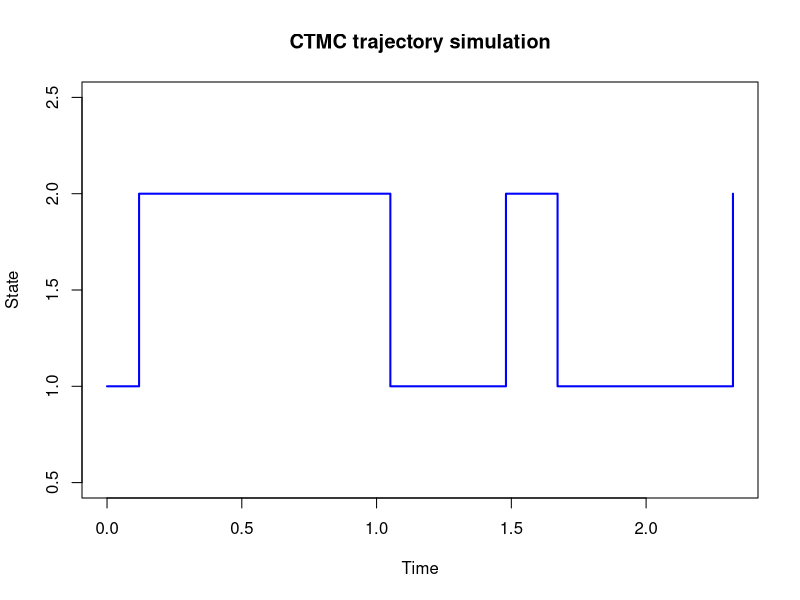

Write R code to recreate this figure.
## ---- chunk 1
library(MASS)
library(expm)
## ---- chunk 2
integrate(function(x) {1/x^2}, lower = 1, upper = Inf)
## ---- chunk 3
P <- matrix(c(0.4, 0.6,
              0.6, 0.4), nrow = 2, byrow = TRUE)
## ---- chunk 4
P2 <- P %*% P   # sì, il prodotto comprende i %
## ---- chunk 5
P_steady <- P
for(i in 1:10000) { P_steady <- P_steady %*% P }
print(P_steady)
## ---- chunk 6

# 1. Define the Rate Matrix Q
Q <- matrix(c(-3,  2,  1,
               4, -5,  1,
               1,  0, -1), nrow=3, byrow=TRUE)

# 2. Define the time t
t <- 2.5

# 3. Calculate P(t) = e^(Qt)
# proportional to probability of transition over time t
P_t <- expm(Q * t)
print(P_t)
## ---- chunk 7
get_state_probability <- function(Q, pi0, t) {
  
  P_t <- expm(Q * t)
  pi_t <- pi0 %*% P_t
  
  return(list(
    "Transition_Matrix_Pt" = P_t,
    "Final_Distribution_pi_t" = pi_t
  ))
}
number_row <- 3
Q <- matrix(c(-0.3,  0.2,  0.1,
               0.0, -0.5,  0.5,
               1.0,  0.0, -1.0), 
            nrow = number_row, byrow = TRUE)
pi0 <- c(0.5, 0.5, 0.0)
time <- 2.0
results <- get_state_probability(Q, pi0, time)

# Print the results nicely
print("--- THE TRANSITION MATRIX P(t) ---")
print("This shows the probabilities for ALL possible starting states:")
print(results$Transition_Matrix_Pt)
print("--- THE FINAL DISTRIBUTION pi(t) ---")
print("This is the specific probability for YOUR uncertain start:")
print(results$Final_Distribution_pi_t)
## ---- chunk 8

get_Q_matrix <- function(holding_times, P_embedded) {
     
     rates <- 1 / holding_times
     Lambda <- diag(rates)
     
     # Apply the Formula: Q = Lambda * (P - I)
     I <- diag(nrow(P_embedded))
     Q <- Lambda %*% (P_embedded - I)
    
     rownames(Q) <- rownames(P_embedded)
     colnames(Q) <- colnames(P_embedded)
     
     return(Q)
}

number_row = 3

# avg_times: Vector of average times spent in each state
avg_times <- c(3, 6, 12)
 
# P_embedded: The embedded transition matrix (probabilities of where to go next)
P_embedded <- matrix(c(0,   1/2, 1/2,
                       3/4, 0,   1/4,
                       1/4, 3/4, 0), 
                     nrow=number_row, byrow=TRUE)
 
# Label them for nicer output
states <- c("Rain", "Snow", "Clear")
rownames(P_embedded) <- states
colnames(P_embedded) <- states

# 2. Call the function
Q_result <- get_Q_matrix(avg_times, P_embedded)
 
# 3. Print the result (in fractions for easier checking)
print(fractions(Q_result))
## ---- chunk 9
get_embedded_P <- function(Q) {
  P_emb <- Q * 0 # Crea matrice di zeri della stessa dimensione
  n <- nrow(Q)
  
  for (i in 1:n) {
    # Il rate totale di uscita è l'elemento diagonale (con segno opposto)
    rate_out <- -Q[i, i]
    
    # Se rate_out è 0 (stato assorbente), metti 1 sulla diagonale per convenzione
    if (rate_out == 0) {
      P_emb[i, i] <- 1
    } else {
      P_emb[i, ] <- Q[i, ] / rate_out
      P_emb[i, i] <- 0 
    }
  }
  return(P_emb)
}

P_jump <- get_embedded_P(Q)
print(P_jump)
## ---- chunk 10
2 * 3 / log(1.2)
sin(2 * pi / 20)
a <- 2 * c(1, 2)
a
p <- pnorm(0.95)
p
G <- matrix(c(-4, 2, 2, 1, -2, 1, 0.5, 1, -1.5),ncol=3, byrow=T)
G
## ---- chunk 11
simulate_ctmc_path <- function(G, start_state, n_jumps) {
  
  current_time  <- 0
  current_state <- start_state
  time_history  <- c(current_time)
  state_history <- c(current_state)
  
  for (i in 1:n_jumps) {
    
    lambda <- -G[current_state, current_state] 
    hold_time <- rexp(1, rate = lambda)
    
    probs <- pmax(G[current_state, ], 0) 
    probs <- probs / sum(probs)
    
    next_state <- sample(1:ncol(G), size=1, prob=probs)
    
    current_time  <- current_time + hold_time
    current_state <- next_state
    
    time_history  <- c(time_history, current_time)
    state_history <- c(state_history, current_state)
  }
  
  plot(time_history, state_history, type="s", 
       main="CTMC trajectory simulation", 
       xlab="Time", ylab="State", ylim=c(0.5, ncol(G)+0.5),
       col="blue", lwd=2)
  
  return(data.frame(Time=time_history, State=state_history))
}

# --- ESEMPIO DI UTILIZZO ---

# Definiamo una matrice G 
# Stato 1 -> Stato 2 con rate 2
# Stato 2 -> Stato 1 con rate 1
G_example <- matrix(c(-2,  2,
                       1, -1), 
                    nrow=2, byrow=TRUE)

# Simula 5 salti partendo dallo stato 1
simulazione <- simulate_ctmc_path(G_example, start_state=1, n_jumps=5)

print(simulazione)
